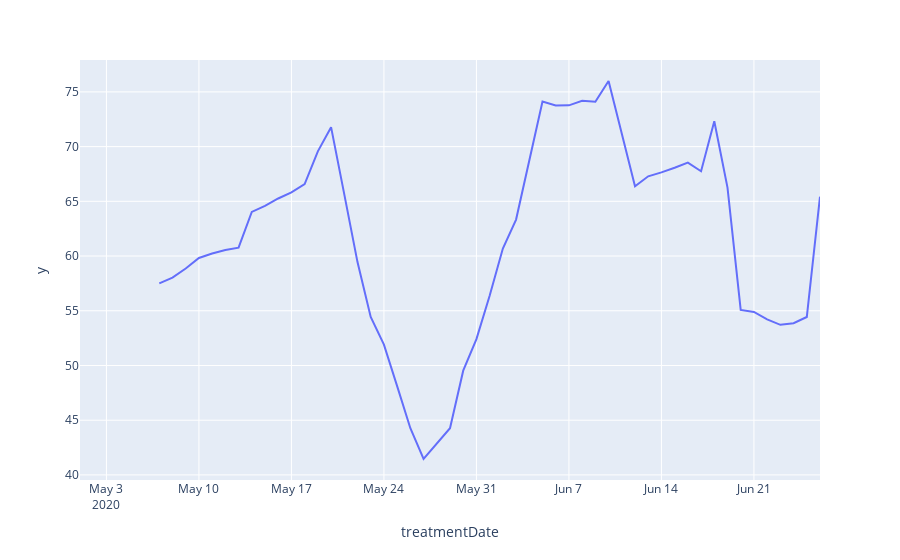

Notebook code for this chart:
### Code cell
rollingHealth = df3['CtrlSkinHealth'].rolling(7).mean()

fig = px.line(df3, x="treatmentDate", y=rollingHealth)
fig.show()
